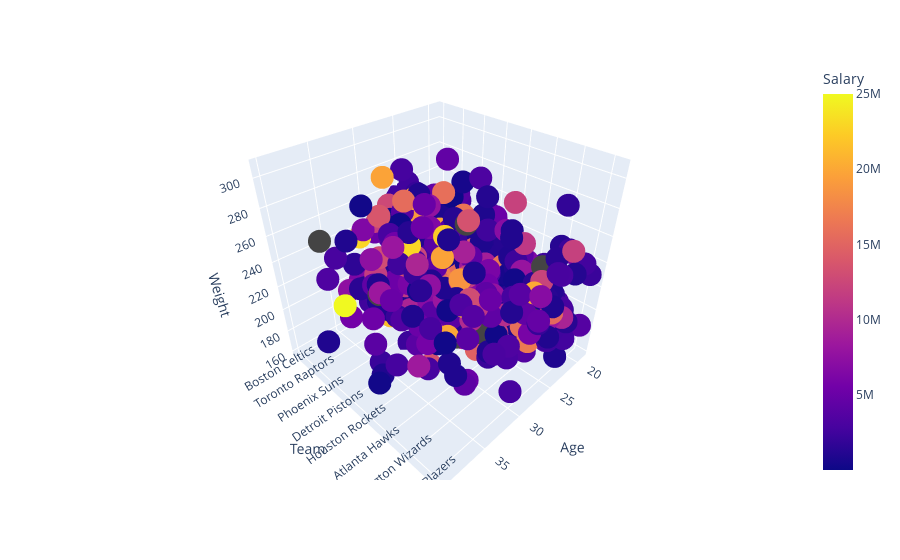

Notebook source saved alongside this figure:
### Code cell
plotly.offline.init_notebook_mode(connected=True)
fig = px.scatter_3d(dataNBA, x='Age', y='Team', z='Weight', color="Salary")
#fig.write_html("animacion1_3D.html")
fig.show()

### Figure 1 — Plotly figure (JSON) as saved in the notebook; plotly's stock layout.template omitted (floating-point values rounded to 4 significant figures; data arrays with more than 128 entries replaced by an {"elided": "..."} marker saying what was removed)
{"data": [{"hovertemplate": "Age=%{x}<br>Team=%{y}<br>Weight=%{z}<br>Salary=%{marker.color}<extra></extra>", "legendgroup": "", "marker": {"color": {"elided": "458 int values"}, "coloraxis": "coloraxis", "symbol": "circle"}, "mode": "markers", "name": "", "scene": "scene", "showlegend": false, "type": "scatter3d", "x": {"elided": "458 int values"}, "y": {"elided": "458 str values"}, "z": {"elided": "458 int values"}}], "layout": {"coloraxis": {"colorbar": {"title": {"text": "Salary"}}, "colorscale": [[0, "#0d0887"], [0.1111, "#46039f"], [0.2222, "#7201a8"], [0.3333, "#9c179e"], [0.4444, "#bd3786"], [0.5556, "#d8576b"], [0.6667, "#ed7953"], [0.7778, "#fb9f3a"], [0.8889, "#fdca26"], [1, "#f0f921"]]}, "legend": {"tracegroupgap": 0}, "margin": {"t": 60}, "scene": {"domain": {"x": [0, 1], "y": [0, 1]}, "xaxis": {"title": {"text": "Age"}}, "yaxis": {"title": {"text": "Team"}}, "zaxis": {"title": {"text": "Weight"}}}}}
